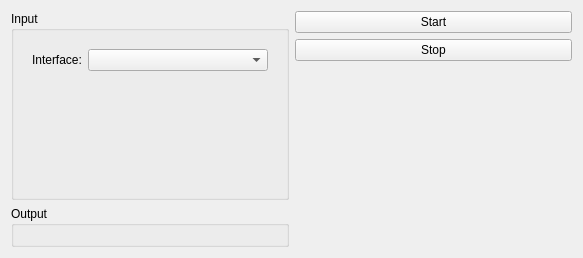
<?xml version="1.0" encoding="UTF-8"?>
<ui version="4.0">
 <class>RecordView</class>
 <widget class="QWidget" name="RecordView">
  <property name="geometry">
   <rect>
    <x>0</x>
    <y>0</y>
    <width>583</width>
    <height>258</height>
   </rect>
  </property>
  <property name="windowTitle">
   <string>Form</string>
  </property>
  <layout class="QGridLayout" name="gridLayout">
   <item row="0" column="0">
    <layout class="QHBoxLayout" name="horizontalLayout_2">
     <item>
      <layout class="QVBoxLayout" name="verticalLayout_2">
       <item>
        <widget class="QGroupBox" name="groupBoxDevice">
         <property name="title">
          <string>Input</string>
         </property>
         <layout class="QGridLayout" name="gridLayout_3">
          <item row="1" column="0">
           <layout class="QGridLayout" name="gridLayoutInput">
            <property name="spacing">
             <number>6</number>
            </property>
            <item row="0" column="0">
             <widget class="QWidget" name="widget" native="true"/>
            </item>
           </layout>
          </item>
          <item row="0" column="0">
           <widget class="QWidget" name="widgetInput" native="true">
            <layout class="QGridLayout" name="gridLayout_2">
             <item row="0" column="1">
              <widget class="QComboBox" name="comboBoxInterface"/>
             </item>
             <item row="0" column="0">
              <widget class="QLabel" name="label">
               <property name="sizePolicy">
                <sizepolicy hsizetype="Fixed" vsizetype="Preferred">
                 <horstretch>0</horstretch>
                 <verstretch>0</verstretch>
                </sizepolicy>
               </property>
               <property name="text">
                <string>Interface:</string>
               </property>
              </widget>
             </item>
            </layout>
           </widget>
          </item>
          <item row="2" column="0">
           <spacer name="verticalSpacer_2">
            <property name="orientation">
             <enum>Qt::Vertical</enum>
            </property>
            <property name="sizeHint" stdset="0">
             <size>
              <width>20</width>
              <height>40</height>
             </size>
            </property>
           </spacer>
          </item>
         </layout>
        </widget>
       </item>
       <item>
        <widget class="QGroupBox" name="groupBoxFile">
         <property name="title">
          <string>Output</string>
         </property>
         <layout class="QGridLayout" name="gridLayout_4">
          <item row="0" column="0">
           <widget class="RecordFileView" name="widgetRecordFile" native="true"/>
          </item>
         </layout>
        </widget>
       </item>
      </layout>
     </item>
    </layout>
   </item>
   <item row="0" column="1">
    <layout class="QVBoxLayout" name="verticalLayout_3">
     <item>
      <widget class="QPushButton" name="pushButtonStartRecord">
       <property name="text">
        <string>Start</string>
       </property>
      </widget>
     </item>
     <item>
      <widget class="QPushButton" name="pushButtonStopRecord">
       <property name="text">
        <string>Stop</string>
       </property>
      </widget>
     </item>
     <item>
      <spacer name="verticalSpacer">
       <property name="orientation">
        <enum>Qt::Vertical</enum>
       </property>
       <property name="sizeHint" stdset="0">
        <size>
         <width>20</width>
         <height>40</height>
        </size>
       </property>
      </spacer>
     </item>
    </layout>
   </item>
  </layout>
 </widget>
 <customwidgets>
  <customwidget>
   <class>RecordFileView</class>
   <extends>QWidget</extends>
   <header>gui/RecordFileView.hpp</header>
   <container>1</container>
  </customwidget>
 </customwidgets>
 <resources/>
 <connections>
  <connection>
   <sender>pushButtonStartRecord</sender>
   <signal>clicked()</signal>
   <receiver>RecordView</receiver>
   <slot>startRecord()</slot>
   <hints>
    <hint type="sourcelabel">
     <x>320</x>
     <y>20</y>
    </hint>
    <hint type="destinationlabel">
     <x>215</x>
     <y>144</y>
    </hint>
   </hints>
  </connection>
  <connection>
   <sender>pushButtonStopRecord</sender>
   <signal>clicked()</signal>
   <receiver>RecordView</receiver>
   <slot>stopRecord()</slot>
   <hints>
    <hint type="sourcelabel">
     <x>320</x>
     <y>50</y>
    </hint>
    <hint type="destinationlabel">
     <x>215</x>
     <y>144</y>
    </hint>
   </hints>
  </connection>
  <connection>
   <sender>comboBoxInterface</sender>
   <signal>currentIndexChanged(int)</signal>
   <receiver>RecordView</receiver>
   <slot>changeInterface(int)</slot>
   <hints>
    <hint type="sourcelabel">
     <x>199</x>
     <y>68</y>
    </hint>
    <hint type="destinationlabel">
     <x>330</x>
     <y>183</y>
    </hint>
   </hints>
  </connection>
 </connections>
 <slots>
  <slot>startRecord()</slot>
  <slot>stopRecord()</slot>
  <slot>changeInterface(int)</slot>
 </slots>
</ui>
